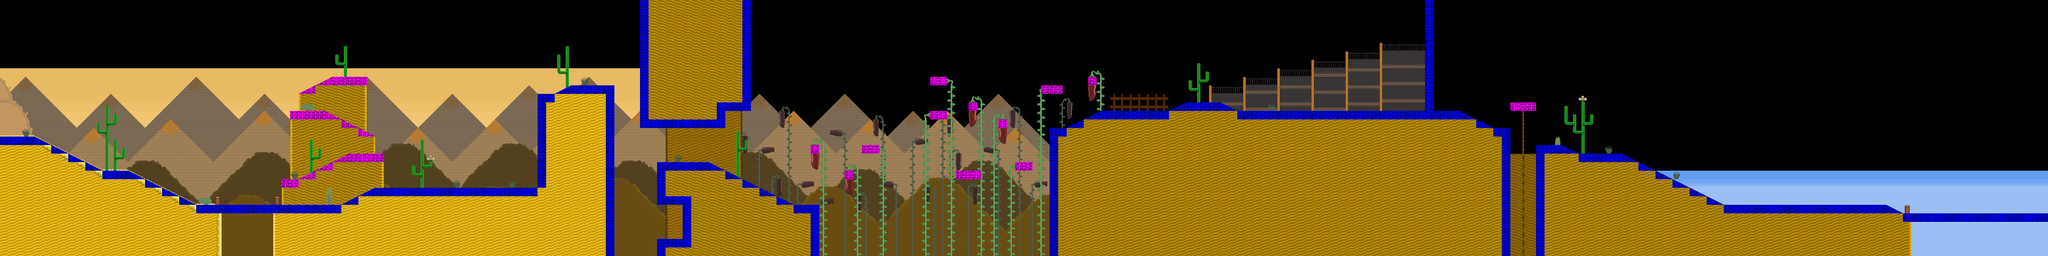

This game map was drawn from its Tiled (.tmx) file and the tilesets committed beside it. A one-line description and the trimmed map source follow:
An orthogonal 240x30 tile map with 24x24 px tiles, 17 tile layers (sky, taco_mountains_bg, taco_mountains, mountains_bg, ...), 2 tilesets and 104 objects (58x breakable_block, 15x enemy, 11x climbable, 6x door, 4x sprite, ...).

<map version="1.0" orientation="orthogonal" width="240" height="30" tilewidth="24" tileheight="24">
 <properties>
  <property name="offset" value="16" />
  <property name="overworldName" value="valley_1" />
  <property name="soundtrack" value="valley" />
 </properties>
 <tileset firstgid="1" name="valley" tilewidth="24" tileheight="24">
  <image source="../images/tilesets/valley.png" width="288" height="1824" />
 </tileset>
 <tileset firstgid="913" name="collisions" tilewidth="24" tileheight="24">
  <image source="../images/tilesets/collisions.png" width="632" height="512" />
 </tileset>
 <layer name="sky" width="240" height="30">
  <properties>
   <property name="parallax" value="0.05" />
  </properties>
  <data>[7200 cells, 1804 non-empty, 11 distinct tile ids]</data>
 </layer>
 <layer name="taco_mountains_bg" width="240" height="30">
  <properties>
   <property name="parallax" value="0.3" />
  </properties>
  <data>[7200 cells, 2350 non-empty, 18 distinct tile ids]</data>
 </layer>
 <layer name="taco_mountains" width="240" height="30">
  <properties>
   <property name="parallax" value="0.33" />
  </properties>
  <data>[7200 cells, 2230 non-empty, 18 distinct tile ids]</data>
 </layer>
 <layer name="mountains_bg" width="240" height="30">
  <properties>
   <property name="parallax" value="0.5" />
  </properties>
  <data>[7200 cells, 1713 non-empty, 52 distinct tile ids]</data>
 </layer>
 <layer name="mountains" width="240" height="30">
  <properties>
   <property name="parallax" value="0.55" />
  </properties>
  <data>[7200 cells, 1290 non-empty, 52 distinct tile ids]</data>
 </layer>
 <layer name="bg_chilis" width="240" height="30">
  <properties>
   <property name="parallax" value="0.85" />
  </properties>
  <data>[7200 cells, 421 non-empty, 16 distinct tile ids]</data>
 </layer>
 <layer name="ocean" width="240" height="30">
  <data>[7200 cells, 480 non-empty, 13 distinct tile ids]</data>
 </layer>
 <layer name="filler" width="240" height="30">
  <data>[7200 cells, 212 non-empty, 41 distinct tile ids]</data>
 </layer>
 <layer name="filler_fg" width="240" height="30">
  <data>[7200 cells, 4 non-empty, 1 distinct tile ids]</data>
 </layer>
 <layer name="fence_frame" width="240" height="30">
  <data>[7200 cells, 59 non-empty, 2 distinct tile ids]</data>
 </layer>
 <layer name="fence" width="240" height="30">
  <data>[7200 cells, 115 non-empty, 1 distinct tile ids]</data>
 </layer>
 <layer name="fence_top" width="240" height="30">
  <data>[7200 cells, 115 non-empty, 1 distinct tile ids]</data>
 </layer>
 <layer name="fence_barbedcoil" width="240" height="30">
  <data>[7200 cells, 25 non-empty, 1 distinct tile ids]</data>
 </layer>
 <layer name="fence_pillar" width="240" height="30">
  <data>[7200 cells, 41 non-empty, 3 distinct tile ids]</data>
 </layer>
 <layer name="floor" width="240" height="30">
  <data>[7200 cells, 2472 non-empty, 40 distinct tile ids]</data>
 </layer>
 <layer name="foreground" width="240" height="30">
  <data>[7200 cells, 395 non-empty, 74 distinct tile ids]</data>
 </layer>
 <layer name="collision" width="240" height="30">
  <data>[7200 cells, 403 non-empty, 12 distinct tile ids]</data>
 </layer>
 <objectgroup color="#000000" name="nodes" width="0" height="0">
  <object type="breakable_block" x="1728" y="312" width="24" height="24">
   <properties>
    <property name="hp" value="1" />
    <property name="sprite" value="sand-block" />
   </properties>
  </object>
  <object type="breakable_block" x="1728" y="288" width="24" height="24">
   <properties>
    <property name="hp" value="1" />
    <property name="sprite" value="sand-block" />
   </properties>
  </object>
  <object type="breakable_block" x="1776" y="312" width="24" height="24">
   <properties>
    <property name="hp" value="1" />
    <property name="sprite" value="sand-block" />
   </properties>
  </object>
  <object type="breakable_block" x="1752" y="312" width="24" height="24">
   <properties>
    <property name="hp" value="1" />
    <property name="sprite" value="sand-block" />
   </properties>
  </object>
  <object type="breakable_block" x="1776" y="288" width="24" height="24">
   <properties>
    <property name="hp" value="1" />
    <property name="sprite" value="sand-block" />
   </properties>
  </object>
  <object type="breakable_block" x="1752" y="288" width="24" height="24">
   <properties>
    <property name="hp" value="1" />
    <property name="sprite" value="sand-block" />
   </properties>
  </object>
  <object type="breakable_block" x="1752" y="336" width="24" height="24">
   <properties>
    <property name="hp" value="1" />
    <property name="sprite" value="sand-block" />
   </properties>
  </object>
  <object type="breakable_block" x="1728" y="360" width="24" height="24">
   <properties>
    <property name="hp" value="1" />
    <property name="sprite" value="sand-block" />
   </properties>
  </object>
  <object type="breakable_block" x="1776" y="336" width="24" height="24">
   <properties>
    <property name="hp" value="1" />
    <property name="sprite" value="sand-block" />
   </properties>
  </object>
  <object type="breakable_block" x="1776" y="360" width="24" height="24">
   <properties>
    <property name="hp" value="1" />
    <property name="sprite" value="sand-block" />
   </properties>
  </object>
  <object type="breakable_block" x="1752" y="360" width="24" height="24">
   <properties>
    <property name="hp" value="1" />
    <property name="sprite" value="sand-block" />
   </properties>
  </object>
  <object type="breakable_block" x="1728" y="336" width="24" height="24">
   <properties>
    <property name="hp" value="1" />
    <property name="sprite" value="sand-block" />
   </properties>
  </object>
  <object type="breakable_block" x="1752" y="384" width="24" height="24">
   <properties>
    <property name="hp" value="1" />
    <property name="sprite" value="sand-block" />
   </properties>
  </object>
  <object type="breakable_block" x="1728" y="408" width="24" height="24">
   <properties>
    <property name="hp" value="1" />
    <property name="sprite" value="sand-block" />
   </properties>
  </object>
  <object type="breakable_block" x="1776" y="384" width="24" height="24">
   <properties>
    <property name="hp" value="1" />
    <property name="sprite" value="sand-block" />
   </properties>
  </object>
  <object type="breakable_block" x="1776" y="408" width="24" height="24">
   <properties>
    <property name="hp" value="1" />
    <property name="sprite" value="sand-block" />
   </properties>
  </object>
  <object type="breakable_block" x="1752" y="408" width="24" height="24">
   <properties>
    <property name="hp" value="1" />
    <property name="sprite" value="sand-block" />
   </properties>
  </object>
  <object type="breakable_block" x="1728" y="384" width="24" height="24">
   <properties>
    <property name="hp" value="1" />
    <property name="sprite" value="sand-block" />
   </properties>
  </object>
  <object type="breakable_block" x="1752" y="432" width="24" height="24">
   <properties>
    <property name="hp" value="1" />
    <property name="sprite" value="sand-block" />
   </properties>
  </object>
  <object type="breakable_block" x="1728" y="456" width="24" height="24">
   <properties>
    <property name="hp" value="1" />
    <property name="sprite" value="sand-block" />
   </properties>
  </object>
  <object type="breakable_block" x="1776" y="432" width="24" height="24">
   <properties>
    <property name="hp" value="1" />
    <property name="sprite" value="sand-block" />
   </properties>
  </object>
  <object type="breakable_block" x="1776" y="456" width="24" height="24">
   <properties>
    <property name="hp" value="1" />
    <property name="sprite" value="sand-block" />
   </properties>
  </object>
  </objectgroup>
 <objectgroup name="movement" width="0" height="0">
  <!-- 2 objects omitted --></objectgroup>
</map>
<!-- 82 of 104 objects omitted -->
